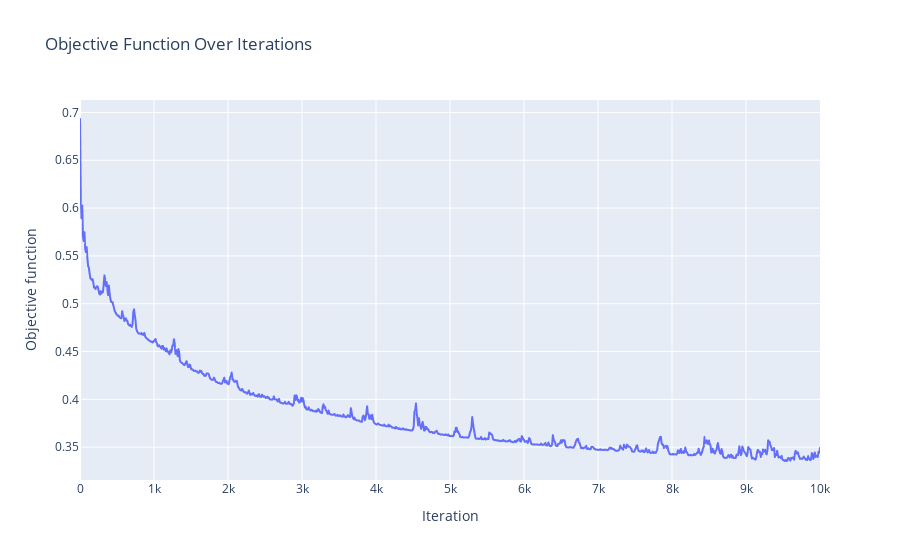

The code cell stored with this chart in its notebook:
### Code cell
import plotly.express as px

lamb = 0
n_iter = 10000
n_batch = 1
gamma = 0.05
# gamma = lambda t: 1 / np.sqrt(t)

mlr = MySGDLogisticRegression(gamma, n_iter, lamb, n_batch=n_batch, random_state=None)
mlr.fit(X_train, y_train)
print("Test accuracy", mlr.score(X_test, y_test))

obj_list = mlr.obj_list_
iter_list = np.arange(len(obj_list)) * mlr.freq_obj_eval

fig = px.line(x=iter_list, y=obj_list, labels={'x': 'Iteration', 'y': 'Objective function'}, title='Objective Function Over Iterations')
fig.update_layout(xaxis_title='Iteration', yaxis_title='Objective function')
fig.show()

### Figure 1 — Plotly figure (JSON) as saved in the notebook; plotly's stock layout.template omitted (floating-point values rounded to 4 significant figures; data arrays with more than 128 entries replaced by an {"elided": "..."} marker saying what was removed)
{"data": [{"hovertemplate": "Iteration=%{x}<br>Objective function=%{y}<extra></extra>", "legendgroup": "", "line": {"color": "#636efa", "dash": "solid"}, "marker": {"symbol": "circle"}, "mode": "lines", "name": "", "showlegend": false, "type": "scattergl", "x": {"elided": "1001 int values"}, "xaxis": "x", "y": {"elided": "1001 float values"}, "yaxis": "y"}], "layout": {"legend": {"tracegroupgap": 0}, "title": {"text": "Objective Function Over Iterations"}, "xaxis": {"anchor": "y", "domain": [0, 1], "title": {"text": "Iteration"}}, "yaxis": {"anchor": "x", "domain": [0, 1], "title": {"text": "Objective function"}}}}
